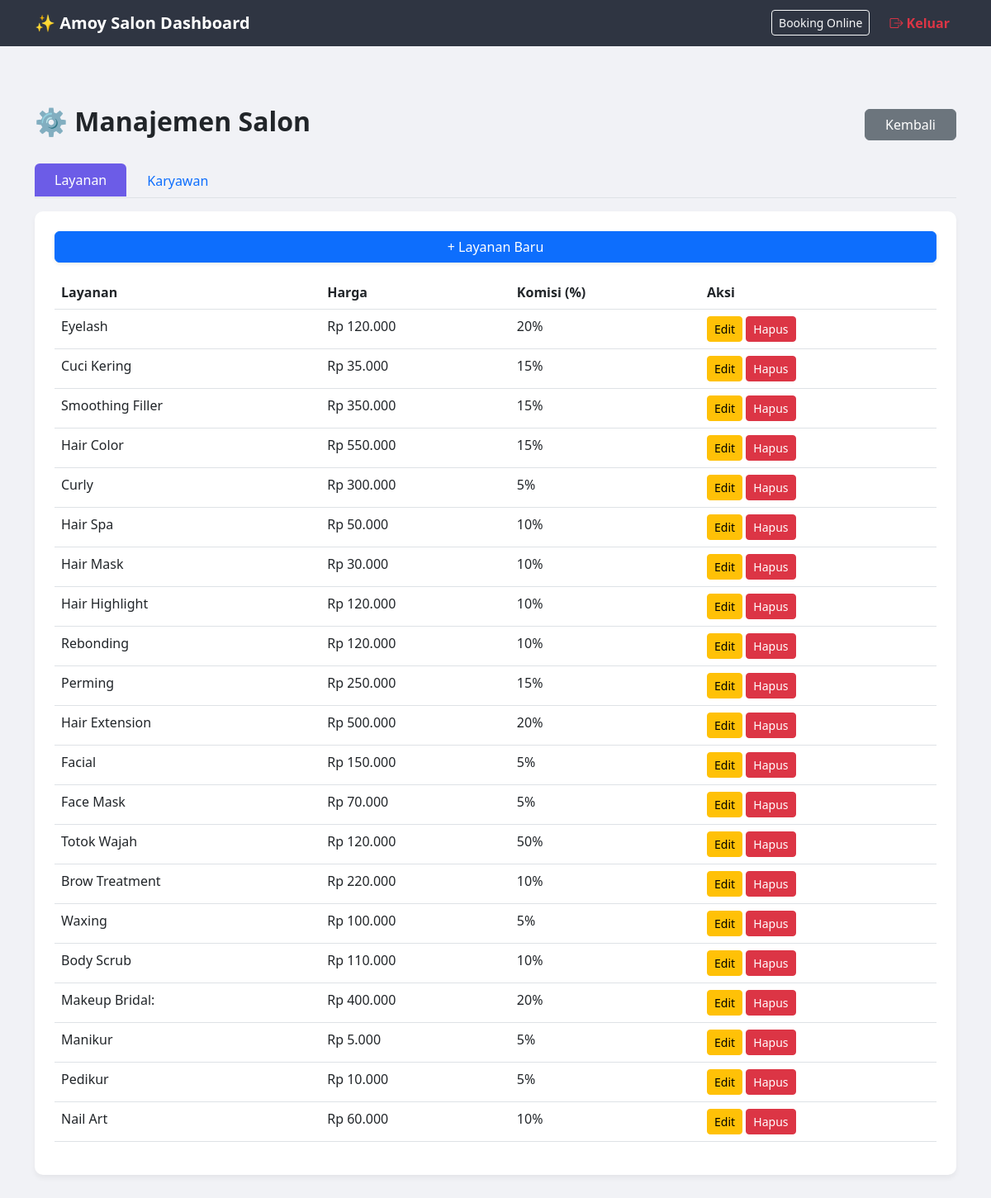
Page /pages/master_data.php (signed in) on the committed database.
### tables this page shows
CREATE TABLE `services` (
  `id_service` int(11) NOT NULL,
  `nama_layanan` varchar(100) NOT NULL,
  `deskripsi` text DEFAULT NULL,
  `harga` decimal(10,2) NOT NULL,
  `komisi_persen` int(3) DEFAULT 0
);

### pages/master_data.php (the view, shortened to what this page needs)
<?php
include '../class/koneksi.php';
?>
<!DOCTYPE html>
<html lang="id">
<head>
    <link href="https://cdn.jsdelivr.net/npm/bootstrap@5.3.0/dist/css/bootstrap.min.css" rel="stylesheet">
    <link rel="stylesheet" href="https://cdn.jsdelivr.net/npm/bootstrap-icons@1.11.1/font/bootstrap-icons.css">
</head>
<body>
<nav class="navbar navbar-expand-lg navbar-dark mb-4">
    <div class="container">
        <a class="navbar-brand fw-bold" href="admin.php">✨ Amoy Salon Dashboard</a>
        <div class="collapse navbar-collapse" id="navbarNav">
            <ul class="navbar-nav ms-auto">
                <li class="nav-item ms-lg-3"><a class="btn btn-sm btn-outline-light mt-1" href="../index.php" target="_blank">Booking Online</a></li>
                <li class="nav-item ms-lg-3">
                    <a class="nav-link text-danger fw-bold" href="../class/logout.php" onclick="return confirm('Yakin ingin keluar?')">
                        <i class="bi bi-box-arrow-right"></i> Keluar
                    </a>
                </li>
            </ul>
        </div>
    </div>
</nav>
<div class="container py-5">
    <div class="d-flex justify-content-between align-items-center mb-4">
        <h2 class="fw-bold">⚙️ Manajemen Salon</h2>
        <a href="admin.php" class="btn btn-secondary px-4">Kembali</a>
    </div>
    <ul class="nav nav-tabs mb-3" id="myTab" role="tablist">
        <li class="nav-item"><button class="nav-link active px-4" data-bs-toggle="tab" data-bs-target="#services">Layanan</button></li>
        <li class="nav-item"><button class="nav-link px-4" data-bs-toggle="tab" data-bs-target="#employees">Karyawan</button></li>
    </ul>
    <div class="tab-content">
        <div class="tab-pane fade show active" id="services">
            <div class="card p-4">
                <button class="btn btn-primary mb-3 w-auto shadow-sm" data-bs-toggle="modal" data-bs-target="#addService">+ Layanan Baru</button>
                <div class="table-responsive">
                    <table class="table">
                        <thead>
                            <tr>
                                <th>Layanan</th>
                                <th>Harga</th>
                                <th>Komisi (%)</th>
                                <th>Aksi</th>
                            </tr>
                        </thead>
                        <tbody>
                            <?php
                            $qs = mysqli_query($conn, "SELECT * FROM services");
                            while($s = mysqli_fetch_array($qs)){
                            ?>
                            <tr>
                                <td><?= $s['nama_layanan']; ?></td>
                                <td>Rp <?= number_format($s['harga'], 0, ',', '.'); ?></td>
                                <td><?= $s['komisi_persen']; ?>%</td>
                                <td>
                                    <button class="btn btn-sm btn-warning" data-bs-toggle="modal" data-bs-target="#editService<?= $s['id_service']; ?>">Edit</button>
                                    <a href="../class/hapus.php?type=service&id=<?= $s['id_service']; ?>" class="btn btn-sm btn-danger" onclick="return confirm('Hapus?')">Hapus</a>
                                </td>
                            </tr>
                            <?php } ?>
                        </tbody>
                    </table>
                </div>
            </div>
        </div>
    </div>
</div>
</body>
</html>

### pages/master_data.php (style rules this page uses)
body { background-color: #f1f2f6; }
.nav-tabs .nav-link.active { background-color: #6c5ce7; color: white; border: none; }
.card { border: none; border-radius: 12px; box-shadow: 0 4px 15px rgba(0,0,0,0.05); }
.navbar { background-color: #2f3542; }
.card { border: none; border-radius: 10px; box-shadow: 0 4px 6px rgba(0,0,0,0.05); }
.table thead { background-color: #57606f; color: white; }

### rows in the picture
services: nama_layanan "Eyelash", harga "120.000", komisi_persen "20"
services: nama_layanan "Cuci Kering", harga "35.000", komisi_persen "15"
services: nama_layanan "Smoothing Filler", harga "350.000", komisi_persen "15"
services: nama_layanan "Hair Color", harga "550.000", komisi_persen "15"
services: nama_layanan "Curly", harga "300.000", komisi_persen "5"
services: nama_layanan "Hair Spa", harga "50.000", komisi_persen "10"
services: nama_layanan "Hair Mask", harga "30.000", komisi_persen "10"
services: nama_layanan "Hair Highlight", harga "120.000", komisi_persen "10"
services: nama_layanan "Rebonding", harga "120.000", komisi_persen "10"
services: nama_layanan "Perming", harga "250.000", komisi_persen "15"
services: nama_layanan "Hair Extension", harga "500.000", komisi_persen "20"
services: nama_layanan "Facial", harga "150.000", komisi_persen "5"
services: nama_layanan "Face Mask", harga "70.000", komisi_persen "5"
services: nama_layanan "Totok Wajah", harga "120.000", komisi_persen "50"
services: nama_layanan "Brow Treatment", harga "220.000", komisi_persen "10"
services: nama_layanan "Waxing", harga "100.000", komisi_persen "5"
services: nama_layanan "Body Scrub", harga "110.000", komisi_persen "10"
services: nama_layanan "Makeup Bridal:", harga "400.000", komisi_persen "20"
services: nama_layanan "Manikur", harga "5.000", komisi_persen "5"
services: nama_layanan "Pedikur", harga "10.000", komisi_persen "5"
services: nama_layanan "Nail Art", harga "60.000", komisi_persen "10"
